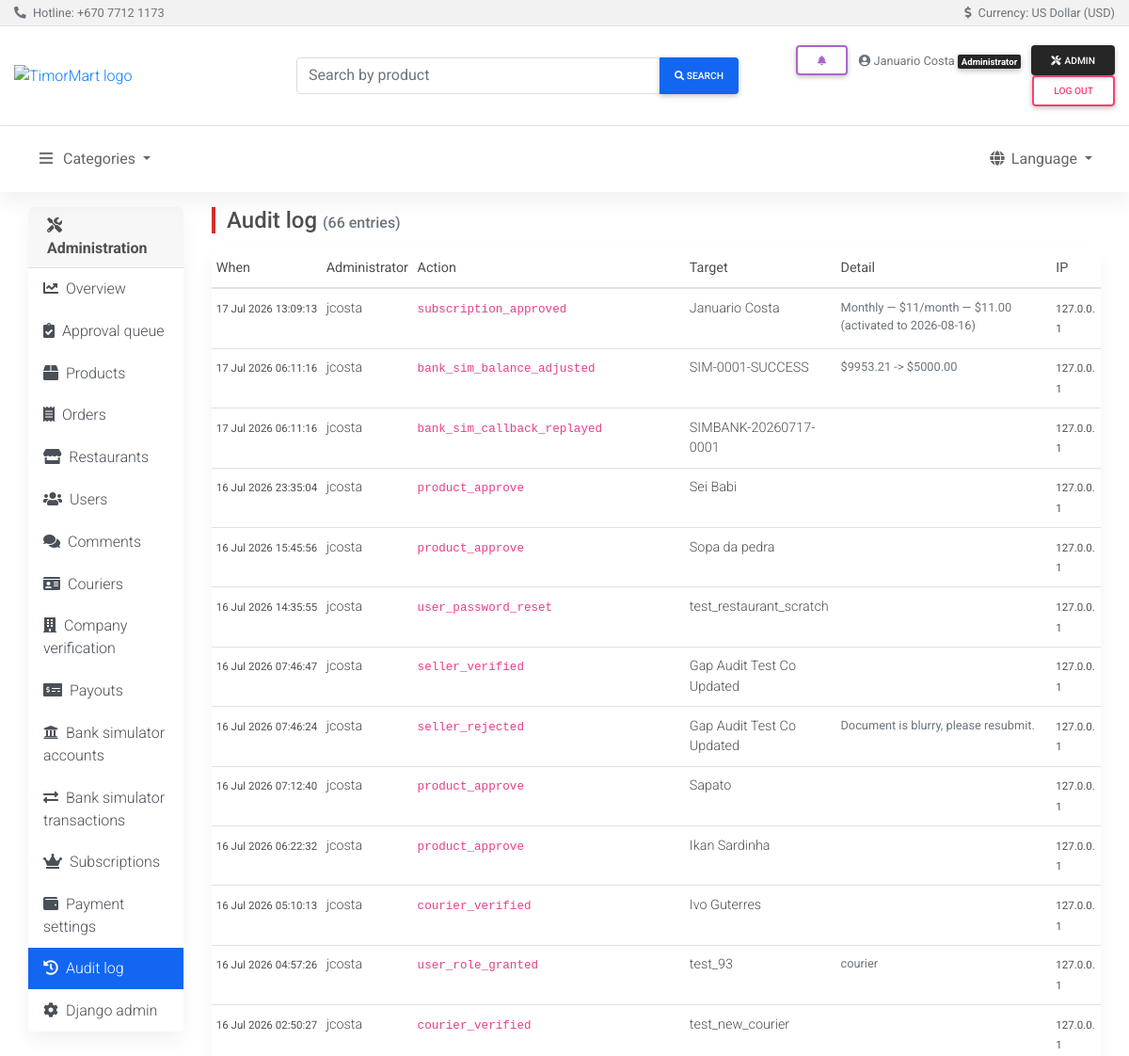
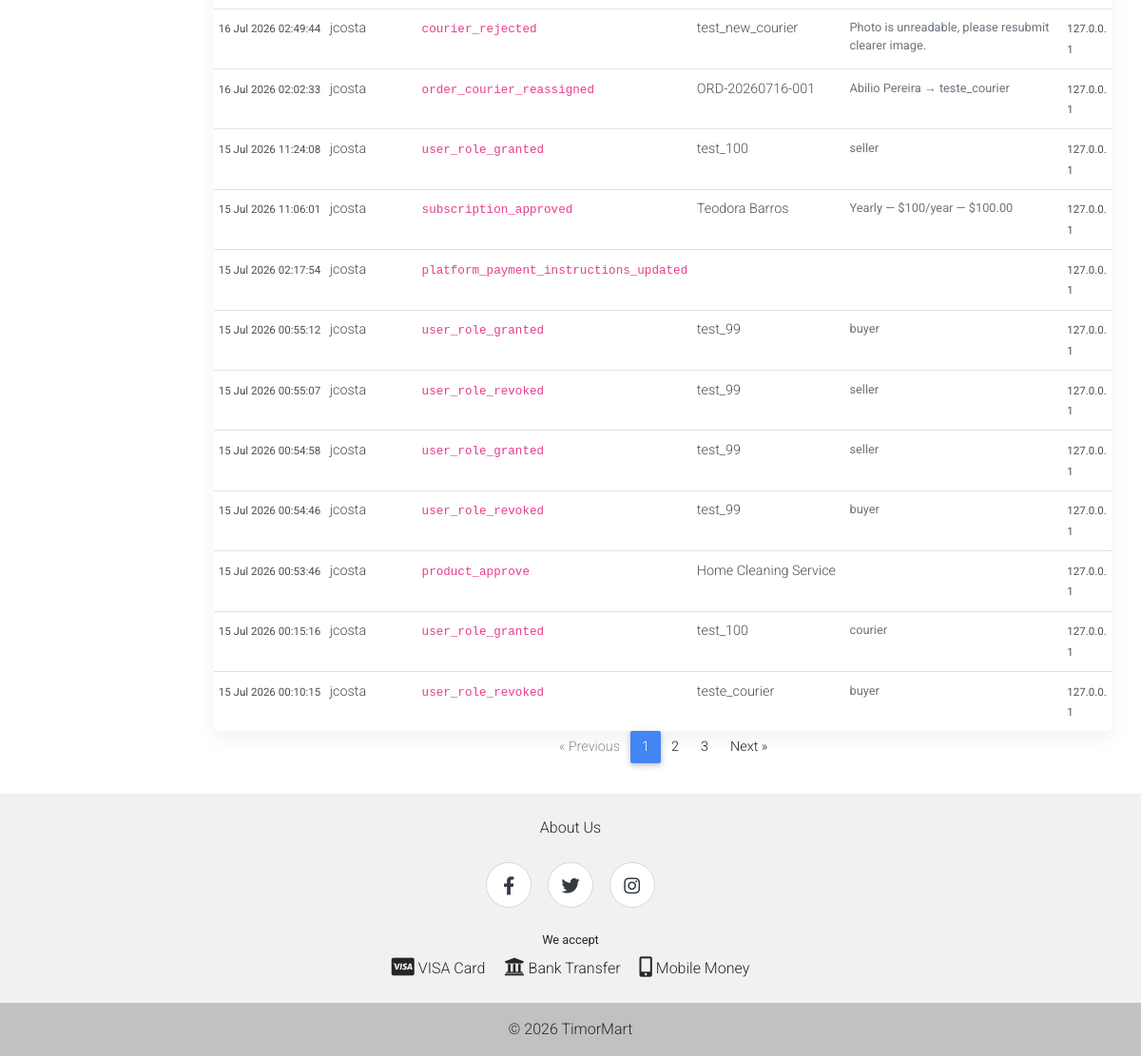
The app's page /dashboard/audit/ (signed in) with its own data (2 pictures, top to bottom).
### dashboard/models.py (models this page shows, shortened)
class AuditLog(models.Model):
    admin = models.ForeignKey(
        settings.AUTH_USER_MODEL, on_delete=models.SET_NULL, null=True, related_name="+"
    )
    action = models.CharField(max_length=60)
    target = models.CharField(max_length=255)
    detail = models.TextField(blank=True)
    ip_address = models.GenericIPAddressField(null=True, blank=True)
    created = models.DateTimeField(auto_now_add=True, db_index=True)
    class Meta:
        ordering = ["-created"]

### dashboard/views.py (the view)
# urls.py: path("audit/", views.audit, name="audit"),
@admin_required
def audit(request):
    page_obj = Paginator(
        AuditLog.objects.select_related("admin"), 25
    ).get_page(request.GET.get("page"))
    return render(request, "dashboard/audit.html", {"section": "audit", "page_obj": page_obj})

### accounts/roles.py (called while the page is built)
def is_buyer(user):
    if not user.is_authenticated or user.is_staff:
        return False
    return hasattr(user, "buyer") or user.groups.filter(name=BUYER_GROUP).exists()

def is_seller(user):
    if not user.is_authenticated or user.is_staff:
        return False
    return hasattr(user, "seller")

def is_courier(user):
    if not user.is_authenticated or user.is_staff:
        return False
    return hasattr(user, "courier")

### olretail/context_processors.py (called while the page is built)
def categories(request):
    return {"categories": Category.objects.all()}

def roles(request):
    from accounts.roles import is_buyer, is_courier, is_seller  # local import: avoid app-load cycle
    return {
        "is_buyer": is_buyer(request.user),
        "is_seller": is_seller(request.user),
        "is_courier": is_courier(request.user),
    }

def notifications(request):
    if not request.user.is_authenticated:
        return {"unread_notification_count": 0, "recent_notifications": []}
    qs = Notification.objects.filter(recipient=request.user).select_related("order")
    return {
        "unread_notification_count": qs.filter(is_read=False).count(),
        "recent_notifications": qs[:8],
    }

def cart_count(request):
    if not request.user.is_authenticated:
        return {"cart_count": 0}
    return {"cart_count": Cart.objects.filter(buyer=request.user).count()}

def wishlist_count(request):
    if not request.user.is_authenticated:
        return {"wishlist_count": 0}
    return {"wishlist_count": Wishlist.objects.filter(buyer=request.user).count()}

### dashboard/templates/dashboard/audit.html (shortened to what this page needs)
{% extends 'dashboard/base.html' %}
{% block dash_content %}
<h1 class="h4 page-header-bar mb-3">Audit log <small class="text-muted h6">({{ page_obj.paginator.count }} entries)</small></h1>
<div class="card">
  <div class="table-responsive">
    <table class="table table-sm table-hover mb-0">
      <thead>
        <tr><th>When</th><th>Administrator</th><th>Action</th><th>Target</th><th>Detail</th><th>IP</th></tr>
      </thead>
      <tbody>
        {% for log in page_obj.object_list %}
        <tr>
          <td class="text-nowrap"><small>{{ log.created|date:"j M Y H:i:s" }}</small></td>
          <td>{{ log.admin|default:"(deleted)" }}</td>
          <td><code>{{ log.action }}</code></td>
          <td>{{ log.target }}</td>
          <td class="small text-muted" style="max-width: 260px;">{{ log.detail|truncatechars:120 }}</td>
          <td><small>{{ log.ip_address|default:"—" }}</small></td>
        </tr>
        {% empty %}
        <tr><td colspan="6" class="text-center text-muted py-4">No administrative actions recorded yet.</td></tr>
        {% endfor %}
      </tbody>
    </table>
  </div>
</div>
{% include 'shared/pagination.html' %}
{% endblock %}

### templates/shared/header.html (shortened to what this page needs)
{% load i18n %}
{% load static %}
<header>
  <div class="bg-light border-bottom py-1">
    <div class="container-fluid d-flex flex-wrap justify-content-between align-items-center small text-muted">
      <div>
        <i class="fas fa-phone-alt mr-1" aria-hidden="true"></i>
        {% trans 'Hotline' %}: <a href="tel:+67077121173" class="text-muted">+670 7712 1173</a>
      </div>
      <div>
        <i class="fas fa-dollar-sign mr-1" aria-hidden="true"></i>
        {% trans 'Currency' %}: {% trans 'US Dollar (USD)' %}
      </div>
    </div>
  </div>
  <div class="container-fluid">
    <div class="row jumbotron white border-bottom mb-0 py-3 align-items-center">
      <div class="col-md-3 my-1">
        <a href="{% url 'olretail:index' %}" aria-label="{% trans 'Home' %}">
          <img src="{% static 'mdb/img/logo.png' %}" class="brand-logo" alt="TimorMart logo">
        </a>
      </div>
      <div class="col-md-5 my-1">
        <form action="{% url 'olretail:search' %}" method="get" role="search">
          <div class="md-form md-outline input-group md-input-group w-100 my-0">
            <input type="search" class="form-control mb-0" name="q" value="{{ query|default:'' }}"
                   placeholder="{% trans 'Search by product' %}" aria-label="{% trans 'Search by product' %}">
            <div class="input-group-append">
              <button class="btn btn-primary btn-md px-3 m-0" type="submit">
                <i class="fa fa-search" aria-hidden="true"></i>
                <span class="d-none d-sm-inline"> {% trans 'Search' %}</span>
              </button>
            </div>
          </div>
        </form>
      </div>
      <div class="col-md-4 my-1 text-md-right">
        {% if user.is_authenticated %}
        <div class="dropdown d-inline-block mr-2">
          <a class="btn btn-sm btn-outline-secondary my-0 position-relative" href="#" role="button"
             id="notificationsDropdown" data-toggle="dropdown" aria-haspopup="true" aria-expanded="false"
             aria-label="{% trans 'Notifications' %}">
            <i class="fas fa-bell" aria-hidden="true"></i>
          </a>
        </div>
        <span class="text-muted small mr-2">
          <i class="fas fa-user-circle" aria-hidden="true"></i>
          {{ user.get_full_name|default:user.username }}
          {% if user.is_staff %}<span class="badge badge-dark">{% trans 'Administrator' %}</span>
          {% elif is_buyer and is_seller %}<span class="badge badge-light border">{% trans 'Buyer & Seller' %}</span>
          {% elif is_seller %}<span class="badge badge-light border">{% trans 'Seller' %}</span>
          {% elif is_buyer %}<span class="badge badge-light border">{% trans 'Buyer' %}</span>{% endif %}
        </span>
        {% if user.is_staff %}
        <a href="{% url 'dashboard:overview' %}" class="btn btn-sm btn-dark my-0">
          <i class="fas fa-tools mr-1" aria-hidden="true"></i>{% trans 'Admin' %}
        </a>
        {% endif %}
        <form action="{% url 'accounts:logout' %}" method="post" class="d-inline">
          <button type="submit" class="btn btn-sm btn-outline-danger my-0">{% trans 'Log out' %}</button>
        </form>
        {% else %}
        <a href="{% url 'accounts:login' %}" class="btn btn-sm btn-outline-primary my-0">{% trans 'Sign in' %}</a>
        <a href="{% url 'accounts:register' %}" class="btn btn-sm btn-primary my-0">{% trans 'Sign up' %}</a>
        {% endif %}
      </div>
    </div>
  </div>
  <nav class="navbar navbar-expand-lg sticky-top navbar-light white">
    <div class="container-fluid">
      <div class="collapse navbar-collapse" id="mainNav">
        <ul class="navbar-nav align-items-start">
          <li class="nav-item dropdown">
            <a class="nav-link dropdown-toggle" data-toggle="dropdown" href="#" role="button"
               aria-haspopup="true" aria-expanded="false">
              <i class="fas fa-bars text-muted mr-2" aria-hidden="true"></i>{% trans 'Categories' %}
            </a>
          </li>
        </ul>
        <ul class="navbar-nav ml-md-auto align-items-start">
          <li class="nav-item dropdown">
            <a class="nav-link dropdown-toggle" data-toggle="dropdown" href="#" role="button"
               aria-haspopup="true" aria-expanded="false">
              <i class="fas fa-globe mr-1" aria-hidden="true"></i>{% trans 'Language' %}
            </a>
          </li>
        </ul>
      </div>
    </div>
  </nav>
</header>

### templates/shared/base.html (style rules this page uses)
.page-header-bar { border-left: 4px solid #d32f2f; padding-left: .75rem; }
html { scroll-behavior: smooth; }
img { max-width: 100%; }
.card-body, td, .alert, .list-group-item { overflow-wrap: anywhere; }
.table-responsive { -webkit-overflow-scrolling: touch; }

### templates/shared/header.html (style rules this page uses)
.brand-logo { height: 110px; width: auto; max-width: 100%; }

### records on screen
AuditLog: created "17 Jul 2026 13:09:13", admin "jcosta", action "subscription_approved", target "Januario Costa", detail "Monthly — $11/month — $11.00 (activated to 2026-08-16)", ip_address "127.0.0.1"
AuditLog: created "17 Jul 2026 06:11:16", admin "jcosta", action "bank_sim_balance_adjusted", target "SIM-0001-SUCCESS", detail "$9953.21 -> $5000.00", ip_address "127.0.0.1"
AuditLog: created "17 Jul 2026 06:11:16", admin "jcosta", action "bank_sim_callback_replayed", target "SIMBANK-20260717-0001", ip_address "127.0.0.1"
AuditLog: created "16 Jul 2026 23:35:04", admin "jcosta", action "product_approve", target "Sei Babi", ip_address "127.0.0.1"
AuditLog: created "16 Jul 2026 15:45:56", admin "jcosta", action "product_approve", target "Sopa da pedra", ip_address "127.0.0.1"
AuditLog: created "16 Jul 2026 14:35:55", admin "jcosta", action "user_password_reset", target "test_restaurant_scratch", ip_address "127.0.0.1"
AuditLog: created "16 Jul 2026 07:46:47", admin "jcosta", action "seller_verified", target "Gap Audit Test Co Updated", ip_address "127.0.0.1"
AuditLog: created "16 Jul 2026 07:46:24", admin "jcosta", action "seller_rejected", target "Gap Audit Test Co Updated", detail "Document is blurry, please resubmit.", ip_address "127.0.0.1"
AuditLog: created "16 Jul 2026 07:12:40", admin "jcosta", action "product_approve", target "Sapato", ip_address "127.0.0.1"
AuditLog: created "16 Jul 2026 06:22:32", admin "jcosta", action "product_approve", target "Ikan Sardinha", ip_address "127.0.0.1"
AuditLog: created "16 Jul 2026 05:10:13", admin "jcosta", action "courier_verified", target "Ivo Guterres", ip_address "127.0.0.1"
AuditLog: created "16 Jul 2026 04:57:26", admin "jcosta", action "user_role_granted", target "test_93", detail "courier", ip_address "127.0.0.1"
AuditLog: created "16 Jul 2026 02:50:27", admin "jcosta", action "courier_verified", target "test_new_courier", ip_address "127.0.0.1"
AuditLog: created "16 Jul 2026 02:49:44", admin "jcosta", action "courier_rejected", target "test_new_courier", detail "Photo is unreadable, please resubmit clearer image.", ip_address "127.0.0.1"
AuditLog: created "16 Jul 2026 02:02:33", admin "jcosta", action "order_courier_reassigned", target "ORD-20260716-001", detail "Abilio Pereira → teste_courier", ip_address "127.0.0.1"
AuditLog: created "15 Jul 2026 11:24:08", admin "jcosta", action "user_role_granted", target "test_100", detail "seller", ip_address "127.0.0.1"
AuditLog: created "15 Jul 2026 11:06:01", admin "jcosta", action "subscription_approved", target "Teodora Barros", detail "Yearly — $100/year — $100.00", ip_address "127.0.0.1"
AuditLog: created "15 Jul 2026 02:17:54", admin "jcosta", action "platform_payment_instructions_updated", ip_address "127.0.0.1"
AuditLog: created "15 Jul 2026 00:55:12", admin "jcosta", action "user_role_granted", target "test_99", detail "buyer", ip_address "127.0.0.1"
AuditLog: created "15 Jul 2026 00:55:07", admin "jcosta", action "user_role_revoked", target "test_99", detail "seller", ip_address "127.0.0.1"
AuditLog: created "15 Jul 2026 00:54:58", admin "jcosta", action "user_role_granted", target "test_99", detail "seller", ip_address "127.0.0.1"
AuditLog: created "15 Jul 2026 00:54:46", admin "jcosta", action "user_role_revoked", target "test_99", detail "buyer", ip_address "127.0.0.1"
AuditLog: created "15 Jul 2026 00:53:46", admin "jcosta", action "product_approve", target "Home Cleaning Service", ip_address "127.0.0.1"
AuditLog: created "15 Jul 2026 00:15:16", admin "jcosta", action "user_role_granted", target "test_100", detail "courier", ip_address "127.0.0.1"
AuditLog: created "15 Jul 2026 00:10:15", admin "jcosta", action "user_role_revoked", target "teste_courier", detail "buyer", ip_address "127.0.0.1"

### other values on screen
{{ user.get_full_name|default:user.username }} "Januario Costa"
{{ page_obj.paginator.count }} "66"
{{ num }} "1"
{{ num }} "2" "3"
